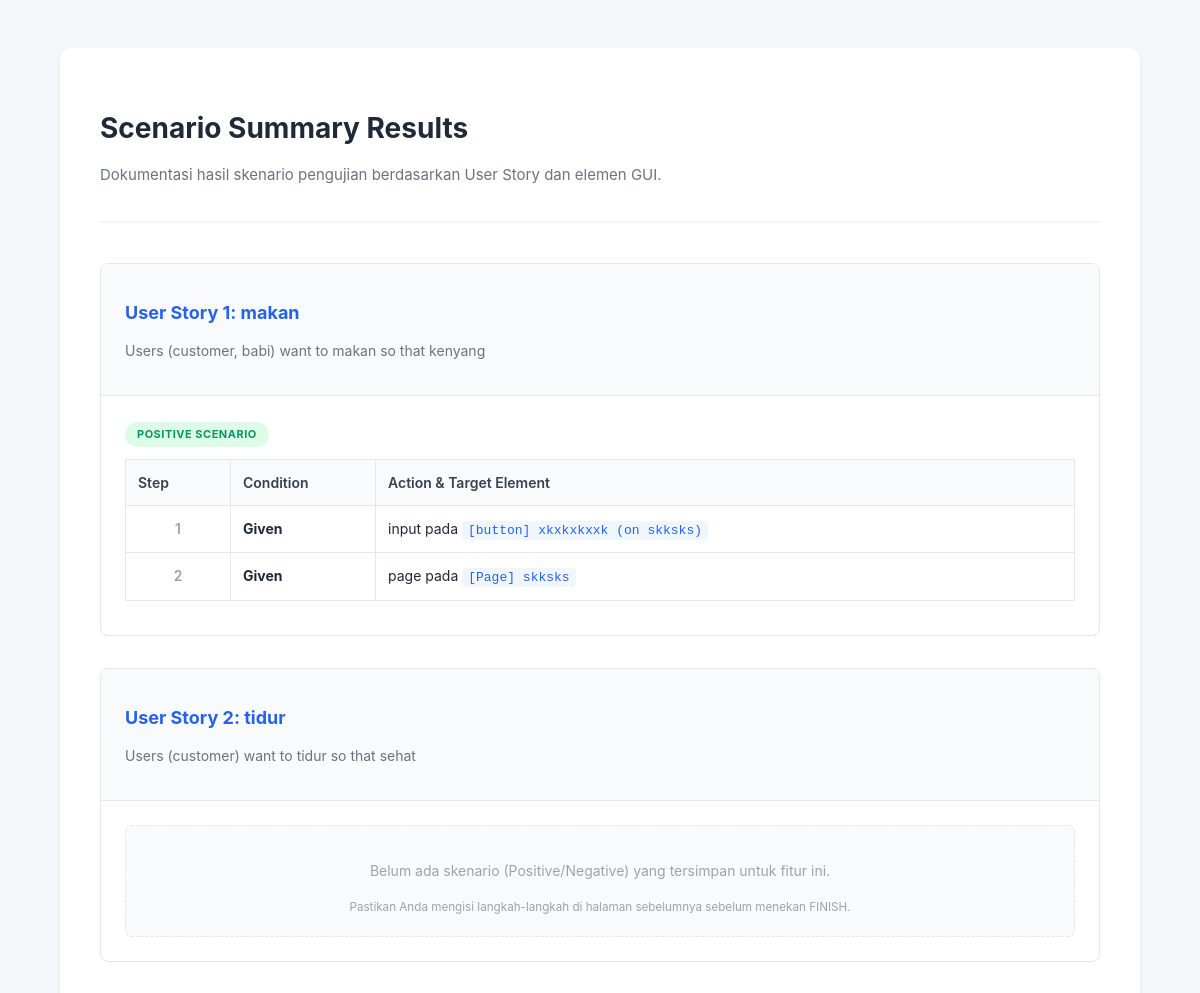
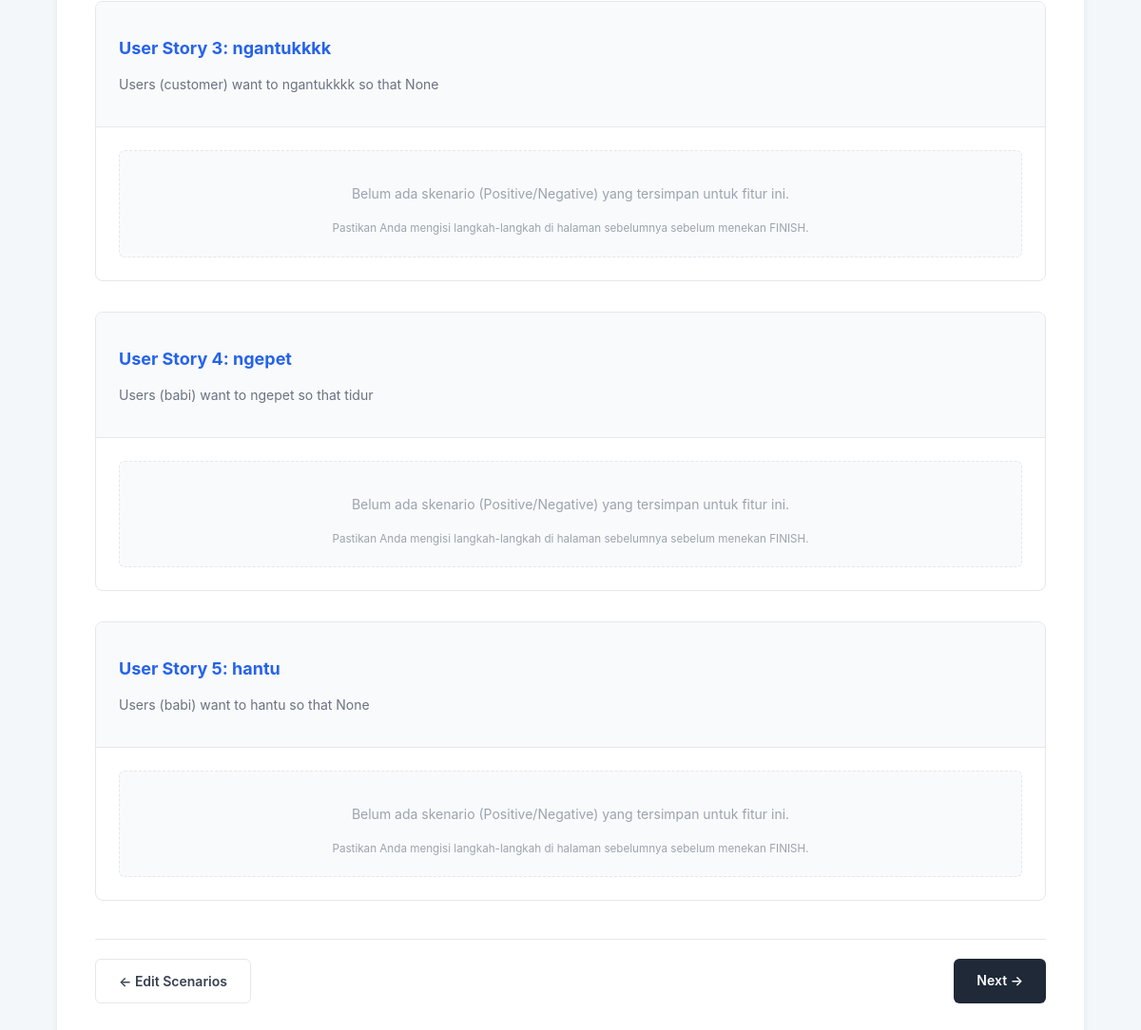
Before: /scenario_result/ with the older database file (2 pictures, top to bottom).
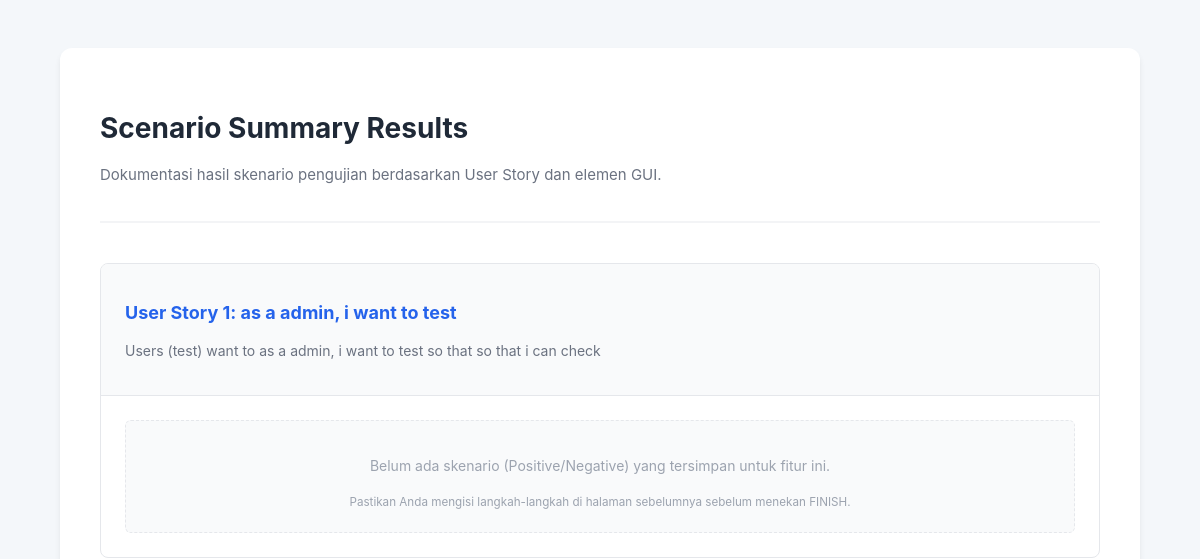
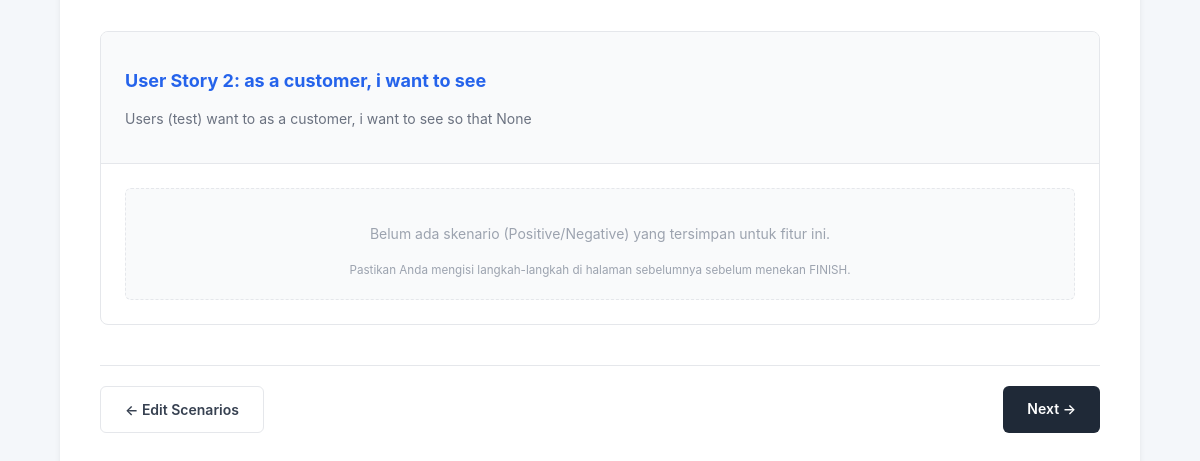
After: the same page with the newer database file (2 pictures, top to bottom).
### main/models.py (models this page shows, shortened)
class UseCaseSpecification(models.Model):
    id = models.AutoField(primary_key=True)
    gui = models.ForeignKey(GUI, on_delete=models.CASCADE, null=True, blank=True)
    feature_name = models.CharField(max_length=255, default="Feature")
    summary_description = models.TextField(null=True, blank=True)
    PRIORITY_CHOICES = [
        ('Must Have', 'Must Have'),
        ('Should Have', 'Should Have'),
        ('Could Have', 'Could Have'),
        ("Won't Have", "Won't Have"),
    ]
    priority = models.CharField(max_length=50, choices=PRIORITY_CHOICES, default='Must Have')
    STATUS_CHOICES = [
        ('Active', 'Active'),
        ('Inactive', 'Inactive')
    ]
    status = models.CharField(max_length=50, choices=STATUS_CHOICES, default='Active')
    input_precondition = models.TextField(null=True, blank=True)
    input_postcondition = models.TextField(null=True, blank=True)

class TestScenario(models.Model):
    SCENARIO_TYPES = [('Positive', 'Positive'), ('Negative', 'Negative')]
    use_case = models.ForeignKey(UseCaseSpecification, on_delete=models.CASCADE, related_name='scenarios')
    scenario_type = models.CharField(max_length=20, choices=SCENARIO_TYPES)

class TestStep(models.Model):
    scenario = models.ForeignKey(TestScenario, on_delete=models.CASCADE, related_name='steps')
    step_number = models.IntegerField()
    condition = models.CharField(max_length=50)
    action_type = models.CharField(max_length=50)
    target_id = models.CharField(max_length=100, null=True, blank=True)
    target_text = models.CharField(max_length=255, null=True, blank=True)

### main/views.py (the view)
# urls.py: path('scenario_result/', views.scenario_result, name='scenario_result'),
def scenario_result(request):
    specs = UseCaseSpecification.objects.prefetch_related(
        'scenarios__steps'  # ← Sesuaikan dengan related_name di models
    ).all()
    print("=" * 60)
    print("🔍 SCENARIO RESULT DEBUG")
    print(f"Total Specs: {specs.count()}")
    for spec in specs:
        scenarios = spec.scenarios.all()  # ← Ganti jadi .scenarios
        print(f"\nSpec: {spec.feature_name} (ID: {spec.id})")
        print(f"  Scenarios: {scenarios.count()}")
        for scenario in scenarios:
            steps = scenario.steps.all()  # ← Ganti jadi .steps
            print(f"    - {scenario.scenario_type}: {steps.count()} steps")
    print("=" * 60)
    return render(request, 'main/scenario_result.html', {'specs': specs})

### main/templates/main/scenario_result.html (shortened to what this page needs)
<!DOCTYPE html>
<html lang="en">
<head>
</head>
<body>
<div class="container">
    <header>
        <h1>Scenario Summary Results</h1>
        <p class="subtitle">Dokumentasi hasil skenario pengujian berdasarkan User Story dan elemen GUI.</p>
    </header>
    {% for spec in specs %}
    <div class="story-card">
        <div class="story-header">
            <h2>User Story {{ forloop.counter }}: {{ spec.feature_name }}</h2>
            <p style="font-size: 14px; color: #6b7280;">{{ spec.summary_description|default:"No description provided." }}</p>
        </div>
        <div class="scenario-container">
            {% for scenario in spec.scenarios.all %}
            <div class="scenario-group">
                <span class="scenario-badge {% if scenario.scenario_type == 'Positive' %}bg-pos{% else %}bg-neg{% endif %}">
                    {{ scenario.scenario_type }} Scenario
                </span>
                <table class="result-table">
                    <thead>
                        <tr>
                            <th width="80">Step</th>
                            <th width="120">Condition</th>
                            <th>Action & Target Element</th>
                        </tr>
                    </thead>
                    <tbody>
                        {% for step in scenario.steps.all|dictsort:"step_number" %}
                        <tr>
                            <td class="step-col">{{ step.step_number }}</td>
                            <td class="cond-col">{{ step.condition }}</td>
                            <td>
                                <span>{{ step.action_type }}</span> pada
                                <span class="target-highlight">{{ step.target_text }}</span>
                            </td>
                        </tr>
                        {% endfor %}
                    </tbody>
                </table>
            </div>
            {% empty %}
            <div class="no-data">
                <p>Belum ada skenario (Positive/Negative) yang tersimpan untuk fitur ini.</p>
                <small>Pastikan Anda mengisi langkah-langkah di halaman sebelumnya sebelum menekan FINISH.</small>
            </div>
            {% endfor %}
        </div>
    </div>
    {% endfor %}
    <div class="navigation">
        <a href="{% url 'main:user_scenario' %}" class="btn btn-secondary">&larr; Edit Scenarios</a>
        <a href="{% url 'main:import_sql' %}" class="btn btn-primary">Next &rarr;</a>
    </div>
</div>
</body>
</html>

Changed rows visible on the page:
removed UseCaseSpecification: feature_name "makan", summary_description "Users (customer, babi) want to makan so that kenyang"
removed TestScenario: scenario_type "POSITIVE"
removed TestStep: step_number "1", condition "Given", action_type "input", target_text "[button] xkxkxkxxk (on skksks)"
removed TestStep: step_number "2", condition "Given", action_type "page", target_text "[Page] skksks"
removed UseCaseSpecification: feature_name "tidur", summary_description "Users (customer) want to tidur so that sehat"
removed UseCaseSpecification: feature_name "ngantukkkk", summary_description "Users (customer) want to ngantukkkk so that None"
removed UseCaseSpecification: feature_name "ngepet", summary_description "Users (babi) want to ngepet so that tidur"
removed UseCaseSpecification: feature_name "hantu", summary_description "Users (babi) want to hantu so that None"
added UseCaseSpecification: feature_name "as a admin, i want to test", summary_description "Users (test) want to as a admin, i want to test so that so that i can check"
added UseCaseSpecification: feature_name "as a customer, i want to see", summary_description "Users (test) want to as a customer, i want to see so that None"
